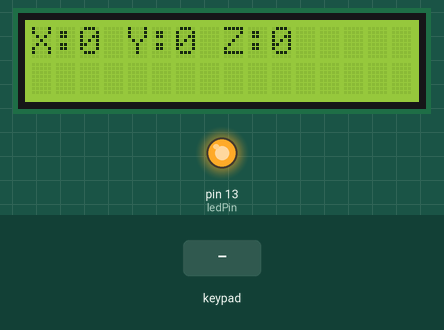
Simulated run of this sketch. Board: Arduino Uno, built with avr-gcc and run on an emulated ATmega328P. Shown: 16×2 character LCD, output pins drawn as LEDs (lit = HIGH). Dashed ring = blinking. The test bench sets the inputs (shaded band). Random numbers use the default seed unless the sketch sets one.

Above: at 3.3 s.
3.4 s: keypad keys 5 4 3 2 A pressed 0.4 s apart
At 4.35 s:
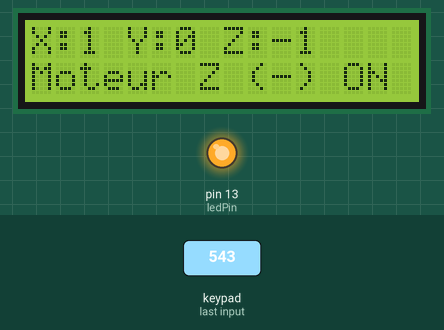
At 6.5 s:
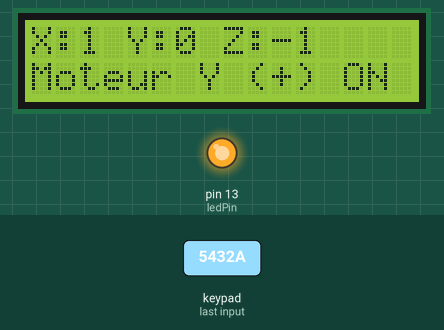
6.9 s: key '6' pressed
At 9.1 s:
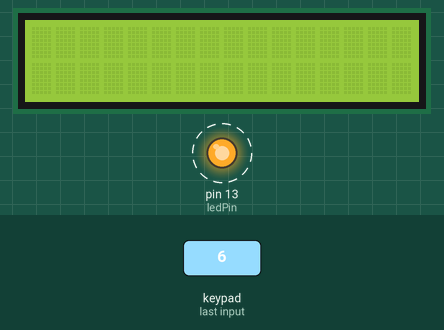
Timing chart, 0 to 15.9 s (numbered marks = the images above; inputs shaded):
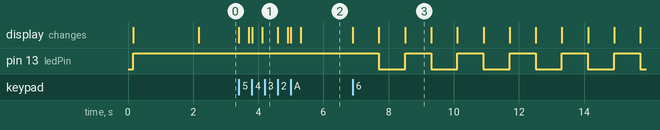

Measured:
- after the input at 6.9 s, pin 13 (ledPin): alternates HIGH for 0.80 s and LOW for 0.80 s, starting after 0.80 s
- what the display in image 3 shows lasts 0.8 s, from 8.5 s to 9.3 s

The sketch:

ArduinoAnglais.ino
```cpp
#include <AccelStepper.h>
#include <LiquidCrystal.h>
#include <Keypad.h>

#define lenght 16

//MOTE
//AccelStepper stepperX(1, 9, 8);
//AccelStepper stepperY(1, 7, 6);
//AccelStepper stepperZ(1, 9, 8);
//int pos1 = 3600;
//int pos2 = 5678;
//int pos3 = 5678;

void analyseKey(String value);
boolean processingMode = false, debugMode = true;
int value, motorX = 0, motorY=0, motorZ=0;
int customDelay = 200, getvitesse=0, dejavu;
int percent=100;
String  processingValue, string;
String slicedMotor, slicedDirection, slicedPas, slicedSpeed;
unsigned char b;
const byte ROWS = 4; //four rows
const byte COLS = 4; //three columns
char keys[ROWS][COLS] = {
  {
    'F','E','D', 'C'  }
  ,
  {
    'B','A','9', '8'  }
  ,
  {
    '7','6','5', '4'  }
  ,
  {
    '3','2','1', '0'  }
};
byte rowPins[ROWS] = {5, 4, 3, 2};
byte colPins[COLS] = {9, 8, 7, 6};
byte ledPin = 13;
boolean blink = false, aset = false;

LiquidCrystal lcd(12, 11, 5, 4, 3, 2);
Keypad keypad = Keypad( makeKeymap(keys), rowPins, colPins, ROWS, COLS );

void setup(){
  delay(100);
  lcd.begin(16, 2);
  loading();

  /*stepperX.setMaxSpeed(3000);
  stepperX.setAcceleration(1000);
  stepperY.setMaxSpeed(2000);
  stepperY.setAcceleration(800);
  stepperZ.setMaxSpeed(3000);
  stepperZ.setAcceleration(1000);
  */

  Serial.begin(9600);
  pinMode(ledPin, OUTPUT);
  digitalWrite(ledPin, HIGH);
  keypad.addEventListener(keypadEvent);
  lcd.setCursor(0,0);
  lcd.print("Liaison serie OK");
  delay(2000);
  lcd.clear();
  lcd.setCursor(0,2);
  lcd.blink();
}

void loop(){
 getMotorState();
  String content = "";
  char character;

  while(Serial.available()) {
    character = Serial.read();
    content.concat(character);
    delay(10);
  }

  if (content != "") {analysKey(content);}


  char key = keypad.getKey();


  if (blink){
    digitalWrite(ledPin,!digitalRead(ledPin));
    delay(100);
  }
}

void keypadEvent(KeypadEvent key){
  switch (keypad.getState()){


  case PRESSED:
    switch (key){

     case '7':
     analysKey("x");
     break;

     case '5':
     analysKey("w");
     break;

     case '6':
     analysKey("s");
     break;

     case 'F':
     analysKey("q");
     break;

     case 'A':
     analysKey("t");
     break;

     case '2':
     analysKey("y");
     break;

      case '0':
     analysKey("a");
     break;

      case '4':
     analysKey("z");
     break;

      case '1':
     analysKey("1");
     break;

    }
    break;

 /* case RELEASED:
    switch (key){
    case '2':

      break;
    }
    break;
   */

  case HOLD:
    switch (key){
    case '2':
      blink = true;
      break;
    }
    break;
  }
}

void analysKey(String value)
{
      if (value == "w") {
      affiche("Moteur X (+) ON");
      motorX++;
      delay(customDelay);
    }
    else if (value == "x") {
      affiche("Moteur X (-) ON");
      motorX--;
      delay(customDelay);
    }
    else if (value == "a") {
      affiche("Moteur Z (+) ON");
      motorZ++;
      delay(customDelay);
    }
    else if (value == "z") {
      affiche("Moteur Z (-) ON");
      motorZ--;
      delay(customDelay);
    }
    else if (value == "s") {
      lcd.noBlink();
      while(1)
      {
        motorX=0;motorY=0;motorZ=0;
      delay(800);
      digitalWrite(ledPin,!digitalRead(ledPin));
      affiche(" Arret d'ugence ");
      delay(800);
      digitalWrite(ledPin,!digitalRead(ledPin));
      lcd.clear();
      }
    }
    else if (value == "t") {
      affiche("Moteur Y (+) ON");
      motorY++;
      delay(customDelay);
    }
    else if (value == "y") {
      affiche("Moteur Y (-) ON");
      motorY--;
      delay(customDelay);
    }
    else if (value == "q") {
      affiche("Liais. serie OFF");
      motorX=0;motorY=0;motorZ=0;
      delay(500);
      exit(0);
    }
    else if (value == "o") {
      affiche("Retour origine ");
      motorX=0;motorY=0;motorZ=0;
      delay(customDelay);
    }
     else if (value == "processing" || processingMode == true) {

       if(!processingMode){processingMode = true;}

       if(value != "" && value != "processing"){processingValue = value;} // && ici ?

        if(processingValue != "" && processingValue != "processing")
       {

        // affiche("                ");
         affiche(processingValue);

         // PARTIE TRAITEMENT DE L'INFO ET ENVOIE MOTEUR


        /* slicedMotor = string.substring(0,1);
          Serial.println("Moteur : "+slicedMotor);

          slicedDirection = string.substring(1,2);
            Serial.println("Direction : "+slicedDirection);

          slicedPas = string.substring(2, string.indexOf("v"));
            Serial.println("Nb. Pas : "+slicedPas);

          slicedSpeed = string.substring(string.indexOf("v")+1,string.length());
             Serial.println("Vitesse : "+slicedSpeed);
*/


         delay(800);


           processingValue = "";
           processingMode = false;

           lcd.clear();
           value = "";

       }
    }
    else {
      affiche(" Comnd Inconnue ");
      delay(customDelay);
    }


}

void loading(void)
{
  if(!debugMode)
  {
  int x = 0;
  int y = 0;

  lcd.setCursor(0, 0);
  lcd.print("Paul Fasola");
  lcd.setCursor(0, 2);
  lcd.print("     presente...");
  lcd.setCursor(0, 0);
  delay(2500);
  lcd.print(" IHM PROJET BAC ");
  lcd.setCursor(0, 2);
  lcd.print(" V1.2 Bienvenue");
   delay(2500);
  lcd.clear();

  while(1)
  {
  lcd.setCursor(0, 0);
  x+=random(0,2);
  percent = x;
  lcd.print("Chargement ");
  lcd.print(percent);
  lcd.print("%   ");
  lcd.setCursor(0,1);

  if(x == 100){delay(1300);break;}
  delay(40);
  y++;
}
  }
}

void getMotorState(void)
{
  if(processingMode == false)
  {
lcd.setCursor(0,0);
lcd.print("X:");
lcd.print(motorX);
lcd.print(" Y:");
lcd.print(motorY);
lcd.print(" Z:");
lcd.print(motorZ);
lcd.print("        ");
}
else
{
  lcd.setCursor(0,0);
  lcd.print("Mode Processing!");
}
}

/*
** FONCTION sendToFactory : Traitement de processingValue (Découpage/Extraction/Conversion/Traitement)
** @Params: String
** @Output: ArduinoSide
*/

boolean sendToFactory(String val)
{
  affiche(val);
  return true;
}

/*
** FONCTION affiche : Affiche sur ligne 2
** @Params: String
** @Output: Void
*/
void affiche(String str)
{
  lcd.setCursor(0,2);
  lcd.print(str);
}
```
